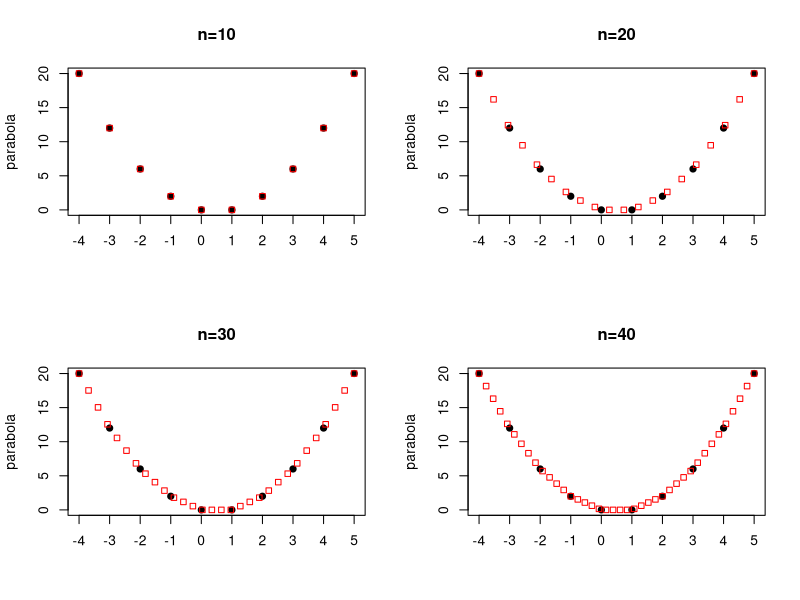
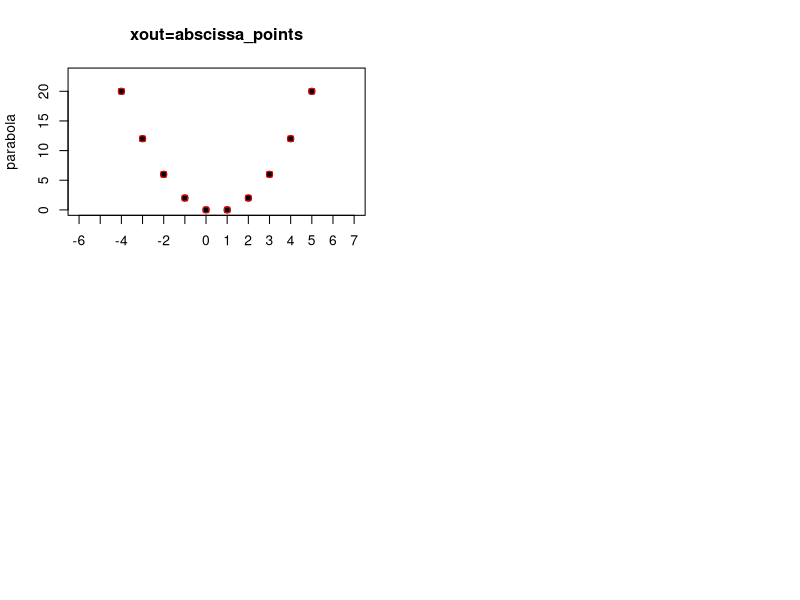
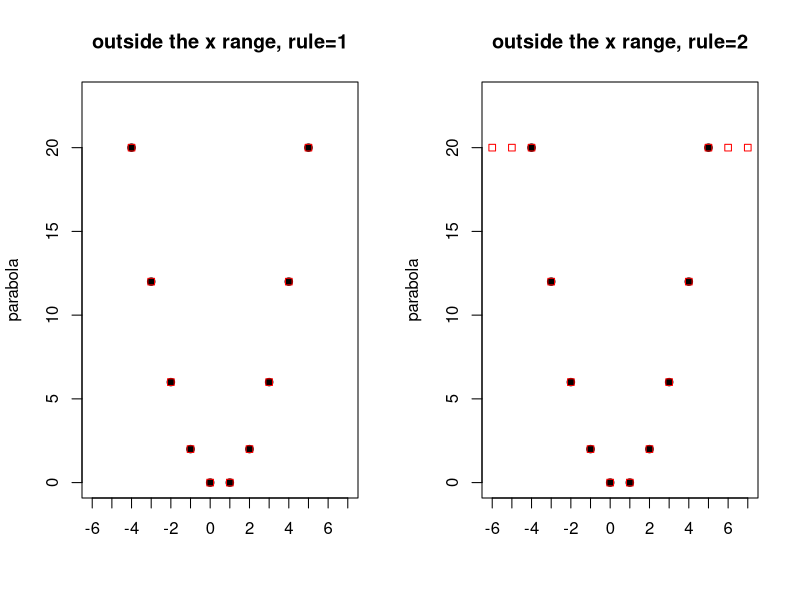

Write the R code that produced these figures, in order.
## ---- chunk 1
knitr::opts_chunk$set(echo = TRUE)
## ---- chunk 2
a <- seq(-4,5,by=1)

f <- function(x){(x^2)-x}

parabola <- f(a)

par(mfrow=c(2,2))

for(i in c(10,20,30,40)){
  plot(parabola,xaxt='n',pch=19,col="black",xlab="",main=paste0("n=",i))
  axis(1,at=c(1:length(a)),labels=a)
  points(approx(parabola,n=i),pch=22,col="red")
}
## ---- chunk 3
abscissa <- c(-1,length(a)+2)
abscissa_points <- seq(-1,length(a)+2,by=1)
abscissa_labels <- seq(min(a)-2,max(a)+2,by=1)
ordinate <- c(min(parabola),max(parabola)+3)

plot(parabola,pch=19,col="black",xaxt="n", xlim=abscissa, ylim=ordinate, xlab="",main="xout=abscissa_points")
axis(1, at=abscissa_points, labels=abscissa_labels)
points(approx(parabola,xout=abscissa_points),pch=22,col="red")

par(mfrow=c(1,2))

begin <- abscissa_points[1]-1
finish <- abscissa_points[length(abscissa_points)]+1

for(set_rule in c(1,2)){
  plot(parabola,pch=19,col="black",xaxt="n", xlim=abscissa, ylim=ordinate, xlab="",main=paste0("outside the x range, rule=",set_rule))
  axis(1, at=abscissa_points, labels=abscissa_labels)
  points(approx(parabola,xout=seq(begin,finish,by=1),rule=set_rule),pch=22,col="red")
}
